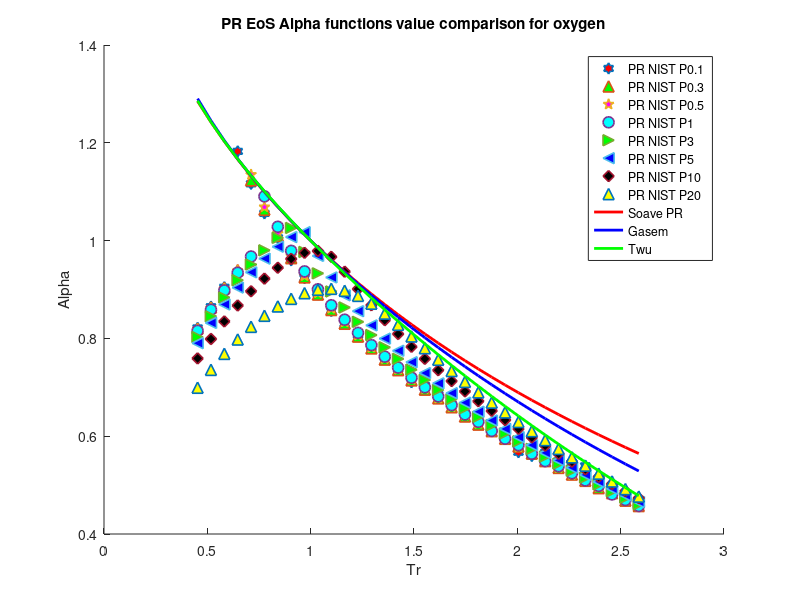

This chart was generated by the following MATLAB code:
clear 
clc
load oxygen_rho_different_pressure_data.mat
%PR Oxygen
P = [0.1E6,0.3E6,0.5E6,1E6,3E6,5E6,10E6,20E6]; %pa
omega = 0.022; %Acentric factor
Tc = 154.58; %K
Pc = 5082125.6; %Pa
R = 8.31446 %J/K*mol
b = 0.07780*(R*Tc/Pc);
a = 0.45724*(((R^2)*(Tc^2))/Pc);
T = 70; %k
M = 31.9988/1000; %kg/mol
S1=0.37464+1.54226*omega-0.26992*omega^2;
for i = 1:1:34
   Tr=T/Tc;
   Tr_list(i) = Tr;
   for j = 1:1:8
       Vm(i,j) = M/rho(i,j);
   end
   alpha_0(i) = (Tr)^(-0.171813)*exp(0.125283*(1-(Tr)^(1.77634)));
   alpha_1(i) = (Tr)^(-0.607352)*exp(0.511614*(1-(Tr)^(2.20517)));
   alpha_PR_01(i) = ((R*T)/(Vm(i,1)-b)-P(1))*((Vm(i,1)^2+2*b*Vm(i,1)-b^2)/a);
   alpha_PR_03(i) = ((R*T)/(Vm(i,2)-b)-P(2))*((Vm(i,2)^2+2*b*Vm(i,2)-b^2)/a);
   alpha_PR_05(i) = ((R*T)/(Vm(i,3)-b)-P(3))*((Vm(i,3)^2+2*b*Vm(i,3)-b^2)/a);
   alpha_PR_1(i) = ((R*T)/(Vm(i,4)-b)-P(4))*((Vm(i,4)^2+2*b*Vm(i,4)-b^2)/a);
   alpha_PR_3(i) = ((R*T)/(Vm(i,5)-b)-P(5))*((Vm(i,5)^2+2*b*Vm(i,5)-b^2)/a);
   alpha_PR_5(i) = ((R*T)/(Vm(i,6)-b)-P(6))*((Vm(i,6)^2+2*b*Vm(i,6)-b^2)/a);
   alpha_PR_10(i) = ((R*T)/(Vm(i,7)-b)-P(7))*((Vm(i,7)^2+2*b*Vm(i,7)-b^2)/a);
   alpha_PR_20(i) = ((R*T)/(Vm(i,8)-b)-P(8))*((Vm(i,8)^2+2*b*Vm(i,8)-b^2)/a);
   alpha_soave_PR(i) =(1+S1*(1-sqrt(Tr)))^2;
   alpha_Gasem(i) = exp((1.943+0.926*Tr)*(1-(Tr)^0.1441));
   alpha_twu(i) = alpha_0(i)+omega*(alpha_1(i)-alpha_0(i));
   Temp(i)=T;
   T = T+10;
end
hold on
plot(Tr_list,alpha_PR_01,'h','MarkerSize',8,'MarkerFaceColor','r','LineWidth',1.2)
plot(Tr_list,alpha_PR_03,'^','MarkerSize',8,'MarkerFaceColor','g','LineWidth',1.2)
plot(Tr_list,alpha_PR_05,'p','MarkerSize',8,'MarkerFaceColor','m','LineWidth',1.2)
plot(Tr_list,alpha_PR_1,'o','MarkerSize',8,'MarkerFaceColor','c','LineWidth',1.2)
plot(Tr_list,alpha_PR_3,'>','MarkerSize',8,'MarkerFaceColor','g','LineWidth',1.2)
plot(Tr_list,alpha_PR_5,'<','MarkerSize',8,'MarkerFaceColor','b','LineWidth',1.2)
plot(Tr_list,alpha_PR_10,'d','MarkerSize',8,'MarkerFaceColor','k','LineWidth',1.2)
plot(Tr_list,alpha_PR_20,'^','MarkerSize',8,'MarkerFaceColor','y','LineWidth',1.2)
plot(Tr_list,alpha_soave_PR,'r','LineWidth',2)
plot(Tr_list,alpha_Gasem,'b','LineWidth',2)
plot(Tr_list,alpha_twu,'g','LineWidth',2)
hold off
legend('PR NIST P0.1','PR NIST P0.3','PR NIST P0.5','PR NIST P1','PR NIST P3','PR NIST P5','PR NIST P10','PR NIST P20','Soave PR','Gasem','Twu')
xlabel('Tr')
ylabel('Alpha')
title('PR EoS Alpha functions value comparison for oxygen')
